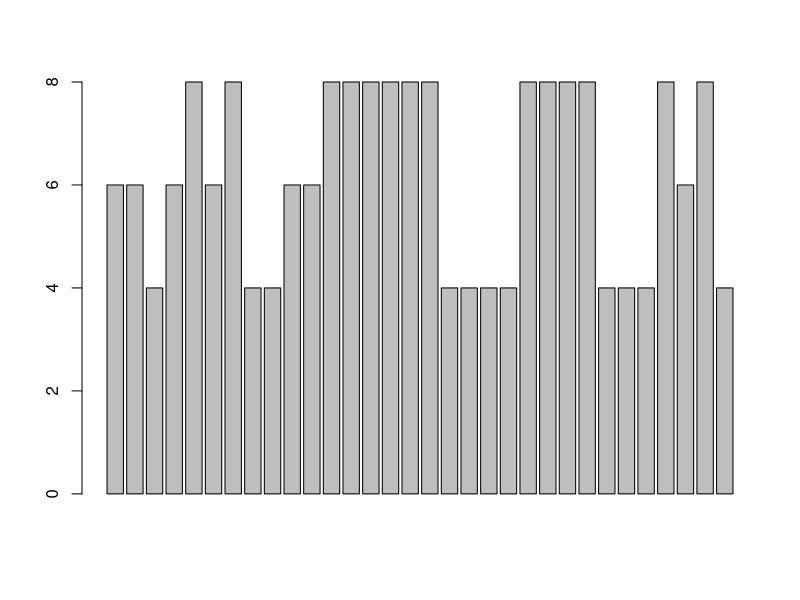
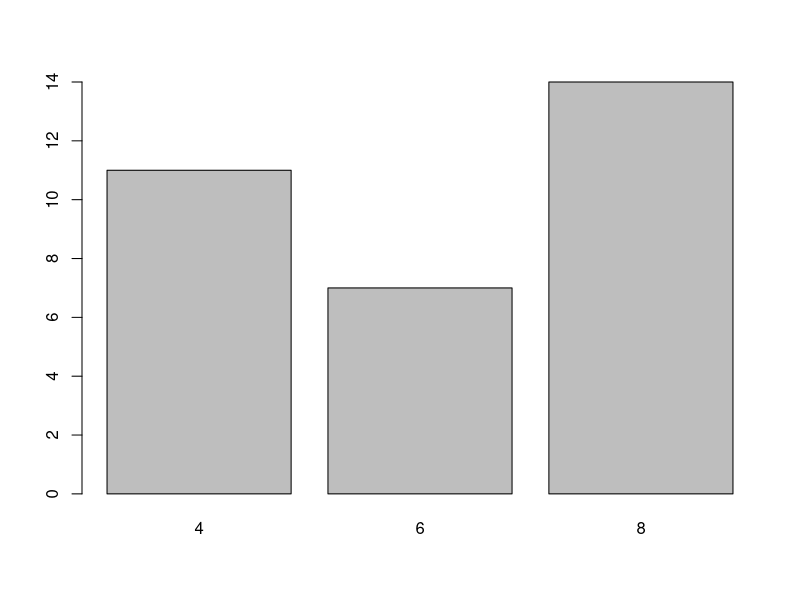
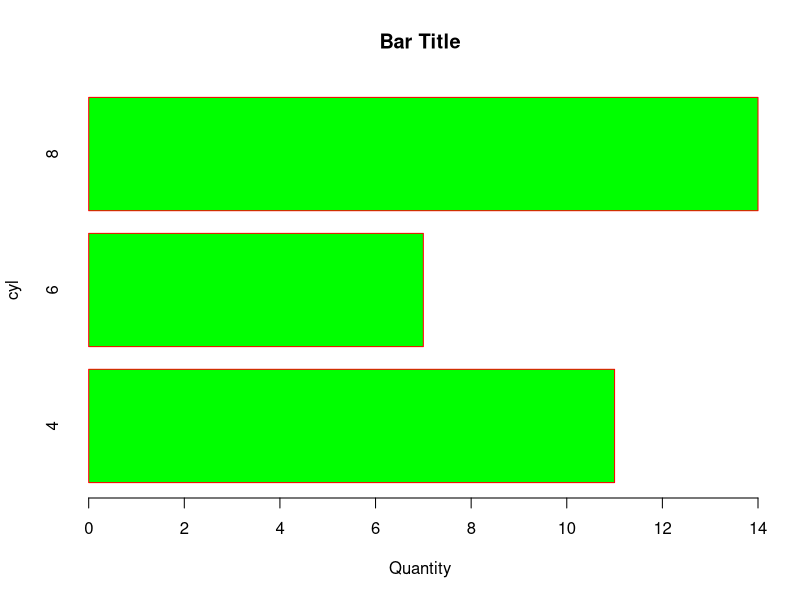
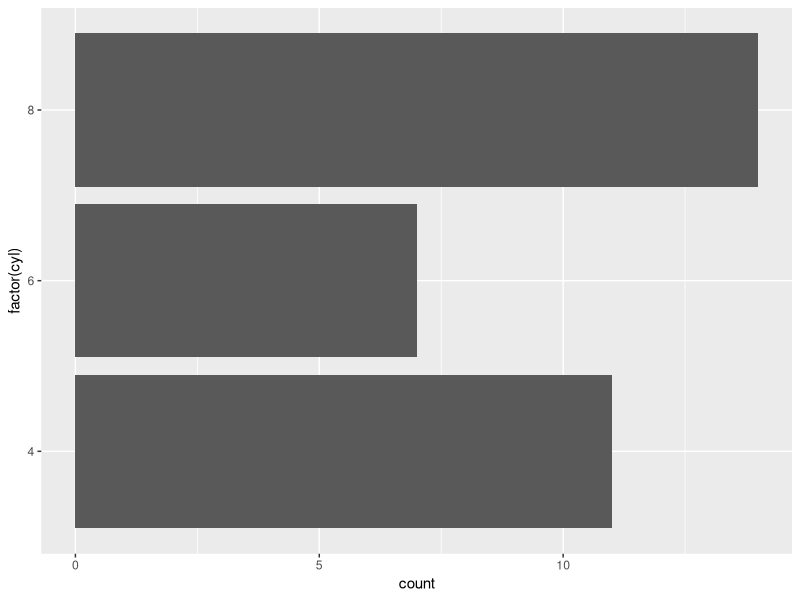
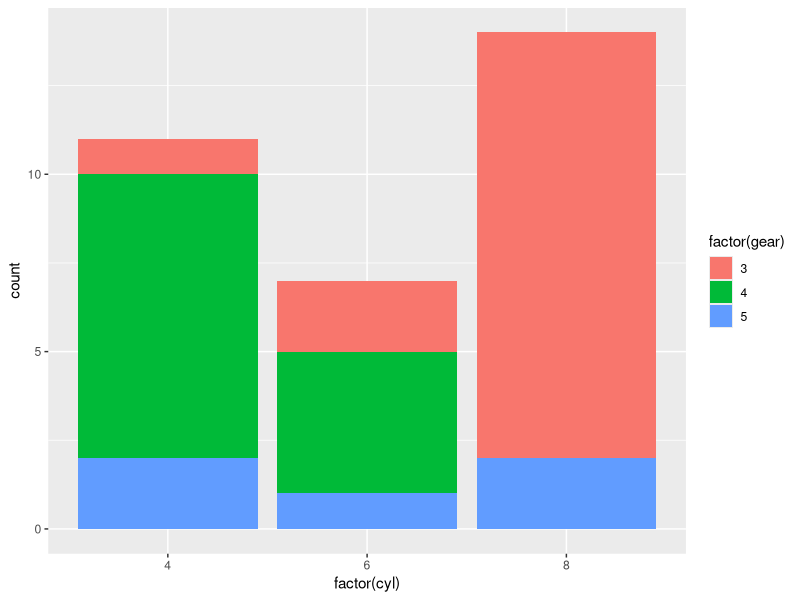
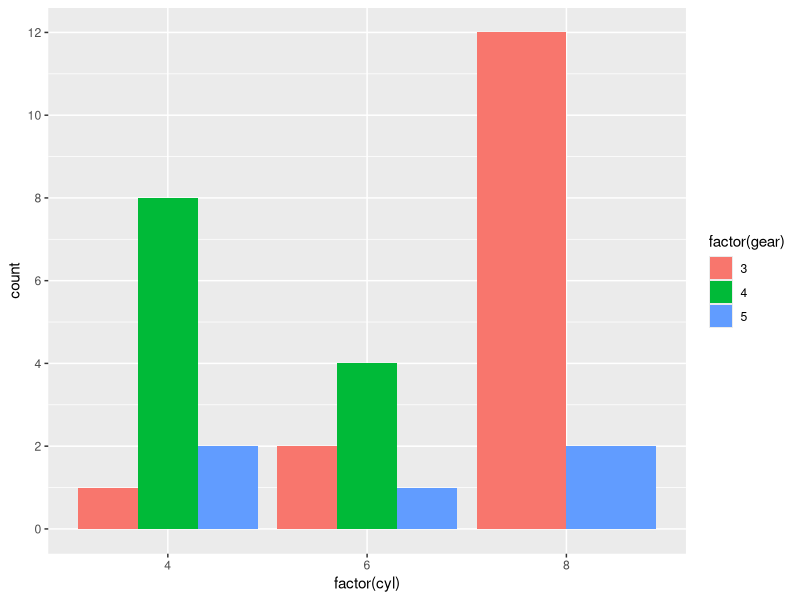
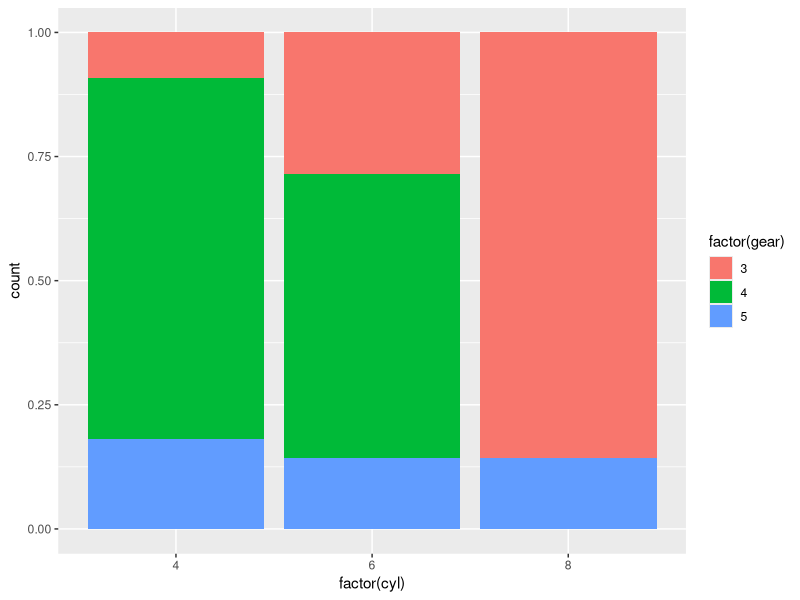

Recreate these plots in R, in order.
data("mtcars")


barplot(mtcars$cyl)

#Group the data
test <- table(mtcars$cyl)
test

barplot(table(mtcars$cyl))


barplot(table(mtcars$cyl),
        col = 'green',
        main = "Bar Title",
        border = 'red',
        xlab = "Quantity",
        ylab = "cyl",
        horiz = TRUE)

library(ggplot2)

ggplot(data = mtcars,
       mapping = aes(x = factor(cyl))) +
  geom_bar() +
  coord_flip()

p <- ggplot(data = mtcars,
       mapping = aes(x = factor(cyl),
  fill = factor(gear)))

#stacked bar chart
p + geom_bar(position = 'stack', stat = 'count')

#doge bar chart
p + geom_bar(position = 'dodge') + 
  ylim(0, 14) +
  scale_y_continuous(breaks = seq(0, 14, by = 2))

#stacked bar chart + percent bar chart
p + geom_bar(position = 'fill', stat = 'count')
